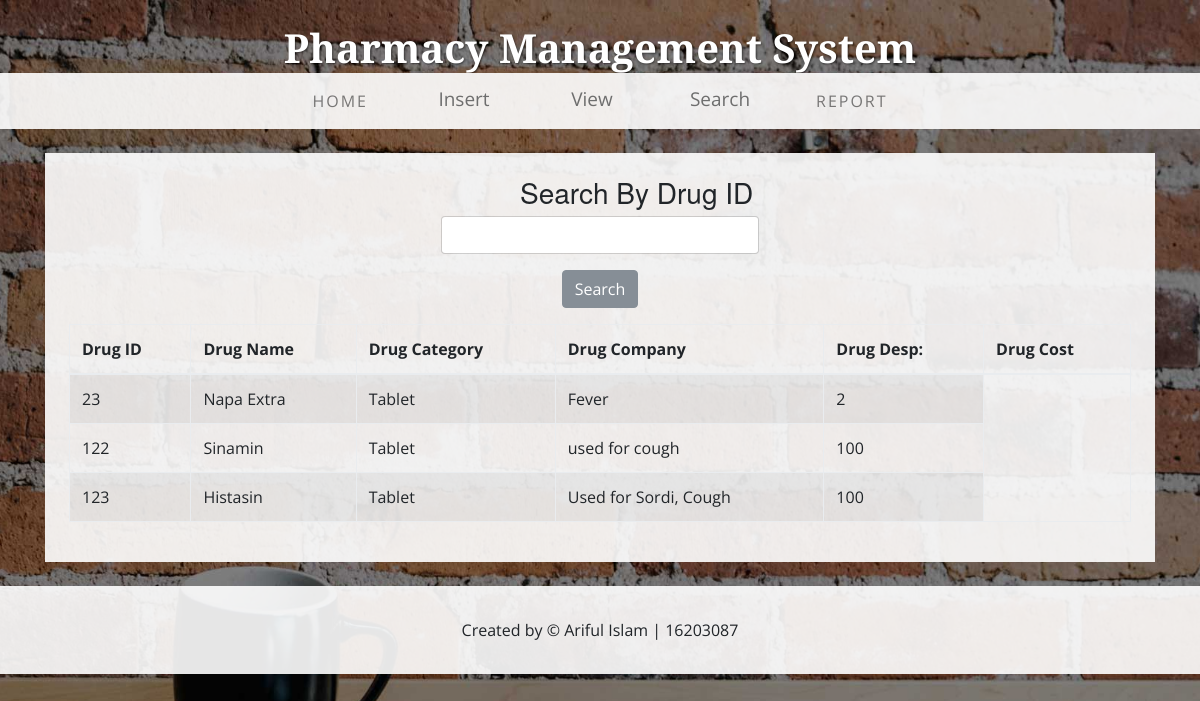
/drug_search.php, run on the app's committed database.
### tables this page shows
CREATE TABLE `tb_drug` (
  `drug_id` int(10) NOT NULL,
  `drug_name` varchar(15) NOT NULL,
  `drug_category` varchar(15) NOT NULL,
  `drug_company` varchar(20) NOT NULL,
  `drug_desp` text NOT NULL,
  `drug_qty` int(10) NOT NULL,
  `drug_cost` varchar(30) NOT NULL,
  `discount` int(10) NOT NULL,
  `amount` varchar(20) NOT NULL
);

### drug_search.php (the view, shortened to what this page needs)
<?php
if(isset($_POST['search']))
{
    $valueToSearch = $_POST['valueToSearch'];
    $query = "SELECT * FROM `tb_drug` WHERE CONCAT(`drug_id`) LIKE '%".$valueToSearch."%'";
    $search_result = filterTable($query);
}
 else {
    $query = "SELECT * FROM `tb_drug`";
    $search_result = filterTable($query);
}
function filterTable($query)
{
    $connect = mysqli_connect("localhost", "root", "", "arifpharmacy");
    $filter_Result = mysqli_query($connect, $query);
    return $filter_Result;
}
?>
<!DOCTYPE html>
<html lang="en">
  <head>
    <link href="css/bootstrap.css" rel="stylesheet">
    <link href="css/business-casual.css" rel="stylesheet">
  </head>
  <body>
    <div class="tagline-upper text-center text-heading text-shadow text-white mt-5 d-none d-lg-block">Pharmacy Management System</div>
    <nav class="navbar navbar-expand-lg navbar-light bg-faded py-lg-4">
      <div class="container">
        <div class="collapse navbar-collapse" id="navbarResponsive">
          <ul class="navbar-nav mx-auto">
            <li class="nav-item  px-lg-4">
              <a class="nav-link text-uppercase text-expanded" href="index.php">Home </a>
            </li>
            <li class="nav-item px-lg-4 active">
              <ul class="navigation">
					<a class="main" href="insert.php">Insert</a>
				</ul>
            </li>
            <li class="nav-item px-lg-4">
              <ul class="navigation">
					<a class="main" href="#">View</a>
				</ul>
            </li>
            <li class="nav-item px-lg-4">
                <ul class="navigation">
					<a class="main" href="#">Search</a>
				</ul>
            </li>
			<li class="nav-item px-lg-4">
              <a class="nav-link text-uppercase text-expanded" href="invoice.php">Report</a>
            </li>
          </ul>
        </div>
      </div>
    </nav>
    <div class="container">
      <div class="bg-faded p-4 my-4">
        <form action="drug_search.php" method="post">
				<center>
					<div class="row">
					<h3 style="margin-left: 466px;">Search By Drug ID</h3>
					<div class="form-group col-lg-12">
						<input type="text" class="form-control" name="valueToSearch">
					</div>
					<div class="form-group col-lg-12">
						<button type="submit" class="btn btn-secondary" name="search">Search</button>
					</div>
					</div>
				</center>
				<table class="table table-bordered table-striped">
                    <thead>
                        <tr>
                            <th>Drug ID</th>
                            <th>Drug Name</th>
                            <th>Drug Category</th>
                            <th>Drug Company</th>
                            <th>Drug Desp:</th>
							<th>Drug Cost</th>
                        </tr>
                    </thead>
					<tbody>
					<?php while($row = mysqli_fetch_array($search_result)):?>
						<tr>
							<td><?php echo $row['drug_id'];?></td>
							<td><?php echo $row['drug_name'];?></td>
							<td><?php echo $row['drug_category'];?></td>
							<td><?php echo $row['drug_desp'];?></td>
							<td><?php echo $row['drug_cost'];?></td>
						</tr>
					<?php endwhile;?>
					</tbody>
				</table>
			</form>
      </div>
    </div>
    <footer class="bg-faded text-center py-5">
      <div class="container">
        <p class="m-0">Created by &copy; Ariful Islam | 16203087</p>
      </div>
    </footer>
  </body>
</html>

### css/business-casual.css (style rules this page uses)
body { font-family: "Open Sans", Helvetica, Arial, sans-serif; background: url('../img/bg.jpg') no-repeat center center fixed; -webkit-background-size: cover; -moz-background-size: cover; background-size: cover; -o-background-size: cover; }
h1, h2, h3, h4, h5, h6, .text-heading { font-family: "Josefin Slab", "Helvetica Neue", Helvetica, Arial, sans-serif; }
.tagline-upper { font-size: 2.5rem; font-weight: 700; line-height: 0; margin-bottom: 25px; }
.text-expanded { letter-spacing: 2px; }
.text-shadow { text-shadow: 1px 1px 2px rgba(0, 0, 0, 0.5); }
.bg-faded { background-color: rgba(255, 255, 255, 0.9); }
.navigation { list-style: none; padding: 0; width: 80px; height: 40px; }
.navigation, .navigation a.main { border-radius: 4px; -webkit-border-radius: 4px; -moz-border-radius: 4px; }
.navigation a.main { display: block; height: 40px; font: 19px/37px "Open Sans", Helvetica, Arial, sans-serif; text-align: center; text-decoration: none; color: #6E6E6E; -webkit-transition: 0.2s ease-in-out; -o-transition: 0.2s ease-in-out; transition: 0.2s ease-in-out; }
.nav-item { z-index:10; }

### data on the page
tb_drug: drug_id "23", drug_name "Napa Extra", drug_category "Tablet", drug_desp "Fever", drug_cost "2"
tb_drug: drug_id "122", drug_name "Sinamin", drug_category "Tablet", drug_desp "used for cough", drug_cost "100"
tb_drug: drug_id "123", drug_name "Histasin", drug_category "Tablet", drug_desp "Used for Sordi, Cough", drug_cost "100"
